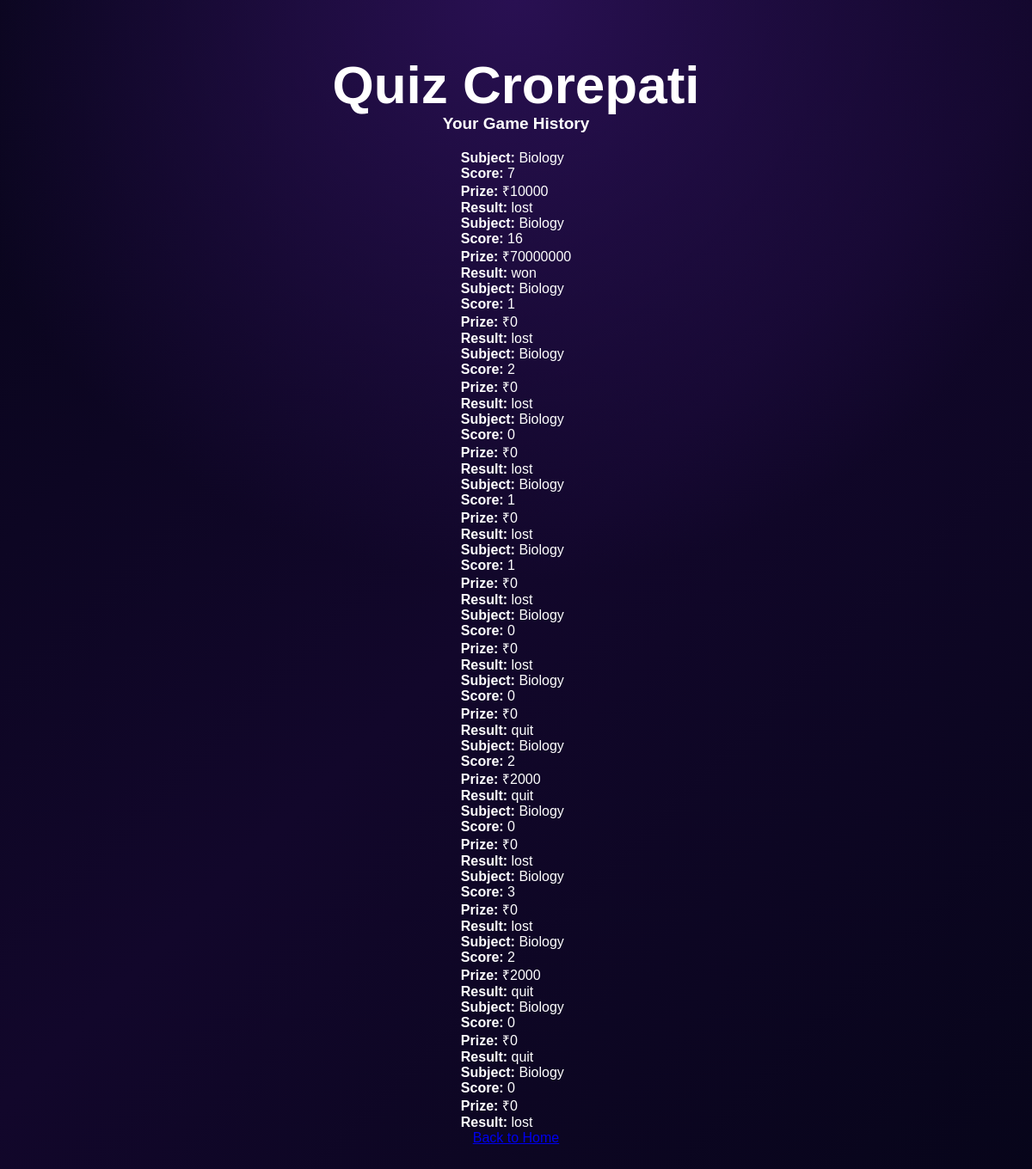
The page /game-history (signed in) on the database as committed earlier.
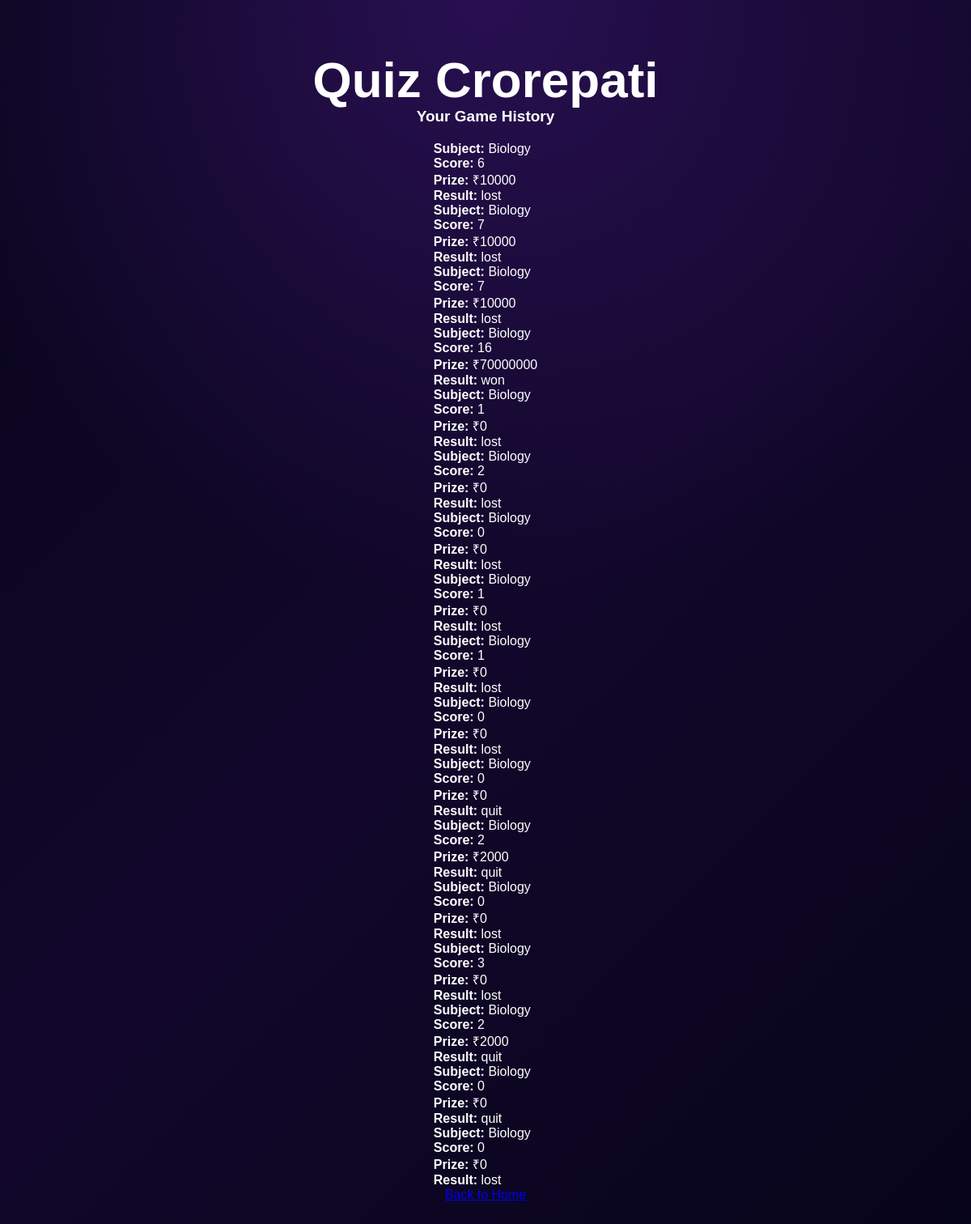
The same page on the database as committed later.
### tables this page shows
CREATE TABLE game_history (
                id INTEGER PRIMARY KEY AUTOINCREMENT,
                user_id INTEGER NOT NULL,
                subject TEXT NOT NULL,
                score INTEGER NOT NULL,
                winnings INTEGER NOT NULL,
                result TEXT NOT NULL,
                played_at TEXT NOT NULL DEFAULT CURRENT_TIMESTAMP,
                FOREIGN KEY (user_id) REFERENCES users(id)
            );

### app.py (the view)
@app.route("/game-history")
@login_required
def game_history():
    with get_db_connection() as connection:
        history = connection.execute("""
            SELECT subject, score, winnings, result, played_at
            FROM game_history
            WHERE user_id = ?
            ORDER BY id DESC
            LIMIT 50
        """, (session["user_id"],)).fetchall()
    return render_template("history.html", history=history)

### app.py (called while the page is built)
def get_db_connection():
    connection = sqlite3.connect(DATABASE)
    connection.row_factory = sqlite3.Row
    return connection

def login_required(view_function):
    @wraps(view_function)
    def wrapped(*args, **kwargs):
        if "user_id" not in session:
            flash("Please sign in or create an account before playing.", "info")
            return redirect(url_for("login"))
        return view_function(*args, **kwargs)
    return wrapped

### templates/history.html (shortened to what this page needs)
<!DOCTYPE html>
<html lang="en">
<head>
    <link rel="stylesheet" href="{{ url_for('static', filename='style.css') }}">
</head>
<body>
    <main class="container">
        <h1>Quiz Crorepati</h1>
        <h2>Your Game History</h2>
        {% if history %}
            <div class="history-list">
                {% for game in history %}
                    <div class="history-item">
                        <p><strong>Subject:</strong> {{ game['subject'] }}</p>
                        <p><strong>Score:</strong> {{ game['score'] }}</p>
                        <p><strong>Prize:</strong> ₹{{ game['winnings'] }}</p>
                        <p><strong>Result:</strong> {{ game['result'] }}</p>
                    </div>
                {% endfor %}
            </div>
        {% else %}
            <p>You haven't completed any games yet.</p>
        {% endif %}
        <a href="{{ url_for('home') }}">Back to Home</a>
    </main>
</body>
</html>

### static/style.css (style rules this page uses)
* { margin: 0; padding: 0; box-sizing: border-box; }
body { min-height: 100vh; font-family: Arial, sans-serif; color: #ffffff; background: radial-gradient(circle at top, #291052, transparent 45%), linear-gradient(135deg, #08051b, #12072b, #07051a); }
.container { width: 100%; min-height: 85vh; padding: 45px 20px; display: flex; flex-direction: column; align-items: center; justify-content: center; }
h1 { margin-top: 20px; font-size: clamp(38px, 6vw, 62px); line-height: 1.1; }
h2 { margin-bottom: 20px; font-size: 19px; }

Rows that differ between the two databases and show on the page:
added game_history: subject "Biology", score "6", winnings "10000", result "lost"
added game_history: subject "Biology", score "7", winnings "10000", result "lost"
